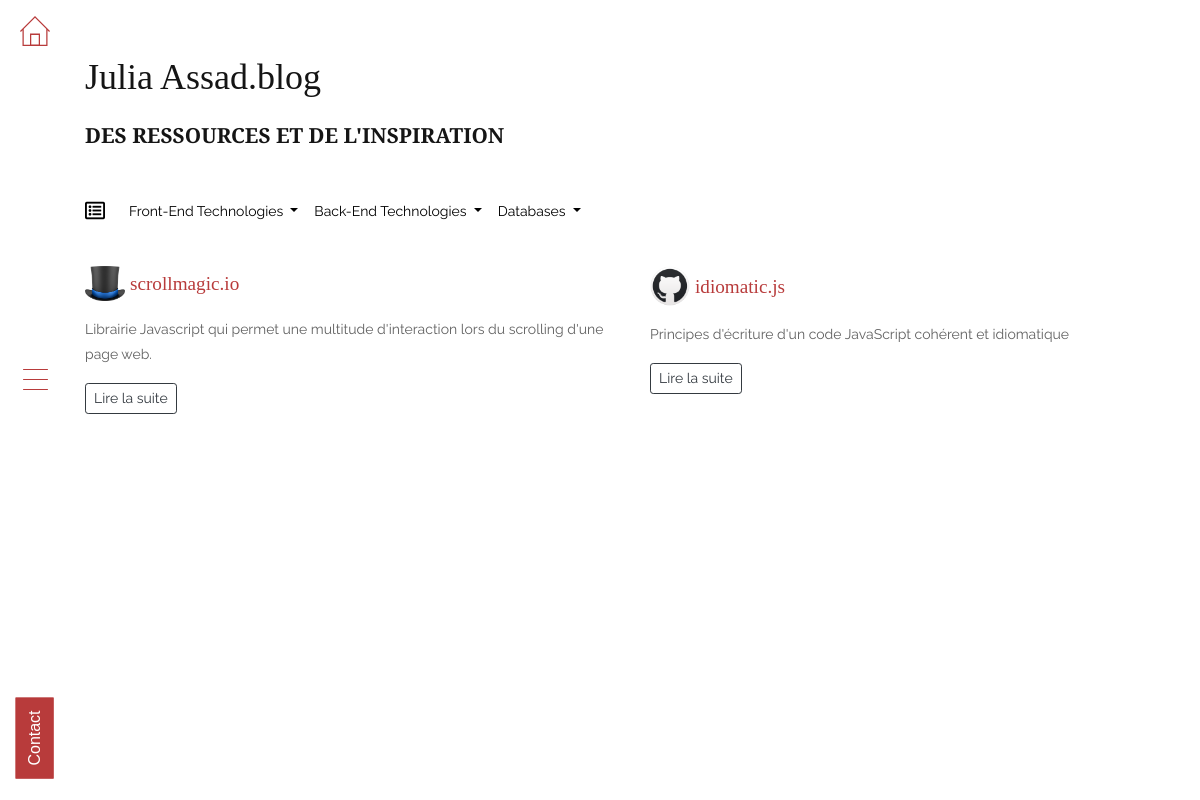
Page /Blog/categorie/javascript on the committed database.
### tables this page shows
CREATE TABLE `article_categories` (
  `id` int(11) NOT NULL,
  `article_id` int(11) NOT NULL,
  `category_id` int(11) NOT NULL
);

CREATE TABLE `articles` (
  `article_id` int(11) NOT NULL,
  `article_title` varchar(255) NOT NULL,
  `article_content` text NOT NULL,
  `article_excerpt` text NOT NULL,
  `article_image` varchar(255) NOT NULL,
  `article_url` text NOT NULL,
  `article_slug` varchar(255) NOT NULL
);

### app/libraries/Core.php (called while the page is built, shortened)
<?php
class Core
{
 protected $currentMethod = 'Index';
 public function __construct()
 {
  $url = $this->getUrl();
  if (file_exists('../app/controllers/' . ucwords($url[0]) . '.php')) {
   unset($url[0]);
  }
  $this->currentController = new $this->currentController;
  if (isset($url[1])) {
   if (method_exists($this->currentController, $url[1])) {
    $this->currentMethod = $url[1];
    unset($url[1]);
   }
  }
  $this->params = $url ? array_values($url) : [];
  call_user_func_array([$this->currentController, $this->currentMethod], $this->params);
 }
 public function getUrl()
 {
  if (isset($_GET['url'])) {
   $url = rtrim($_GET['url'], '/');
   $url = filter_var($url, FILTER_SANITIZE_URL);
   $url = explode('/', $url);
   return $url;
  }
 }
}

### build/index.php (called while the page is built, shortened)
<?php
$init = new Core;

### app/libraries/Database.php (called while the page is built, shortened)
<?php
class Database
{
 private $host = DB_HOST;
 private $user = DB_USER;
 private $pass = DB_PASS;
 private $dbname = DB_NAME;
 private $dbh;
 private $stmt;
 public function __construct()
 {
  $dsn = 'mysql:host=' . $this->host . ';dbname=' . $this->dbname;
  $options = array(
   PDO::ATTR_PERSISTENT => true,
   PDO::ATTR_ERRMODE => PDO::ERRMODE_EXCEPTION,
  );
  try {
   $this->dbh = new PDO($dsn, $this->user, $this->pass, $options);
  } catch (PDOException $e) {
   $this->error = $e->getMessage();
   echo $this->error;
  }}
 public function query($sql)
 {
  $this->stmt = $this->dbh->prepare($sql);
 }
 public function bind($param, $value, $type = null)
 {
  if (is_null($type)) {
   switch (true) {
    default:
     $type = PDO::PARAM_STR;
   }
  }
  $this->stmt->bindValue($param, $value, $type);
 }
 public function execute()
 {
  return $this->stmt->execute();
 }
 public function resultSet()
 {
  $this->execute();
  return $this->stmt->fetchAll(PDO::FETCH_OBJ);
 }
}

### app/models/Blogmodel.php (called while the page is built, shortened)
<?php
class Blogmodel
{
    private $db;
    public function __construct()
    {
        $this->db = new Database;
    }
    public function getArticlesbyCategoryName($nameSlug)
    {
        $this->db->query('SELECT * FROM articles INNER JOIN article_categories on article_categories.article_id = articles.article_id INNER JOIN categories on categories.category_id = article_categories.category_id WHERE categories.category_name_slug = :slug');
        $this->db->bind(':slug', $nameSlug);
        $results = $this->db->resultSet();
        return $results;
    }
}

### app/views/front/pages/category.php (the view, shortened to what this page needs)
<?php require APPROOT . '/views/inc/header.php';?>
<?php require APPROOT . '/views/inc/sidenav.php';?>
<div id="main" class="main-container">
    <section class="blog">
        <div class="container-fluid">
            <div class="row">
                <div class="col-sm-12">
                    <h2 class="mb-4">Julia Assad.blog</h2>
                    <h3 class="blog--title">Des Ressources et de l'inspiration</h3>
                    <nav class="navbar navbar-expand-sm mb-4 justify-content-start">
                        <a class="navbar-brand" href="<?php echo URLROOT;?>/Blog"><i class="far fa-list-alt"></i></a>
                        <div class="collapse navbar-collapse" id="navbarSupportedContent">
                            <ul class="navbar-nav ">
                                <li class="nav-item dropdown">
                                    <a class="nav-link dropdown-toggle" href="#" id="navbarDropdown" role="button"
                                        data-toggle="dropdown" aria-haspopup="true" aria-expanded="false">
                                        Front-End Technologies
                                    </a>
                                </li>
                                <li class="nav-item dropdown">
                                    <a class="nav-link dropdown-toggle" href="#" id="navbarDropdown" role="button"
                                        data-toggle="dropdown" aria-haspopup="true" aria-expanded="false">
                                        Back-End Technologies
                                    </a>
                                </li>
                                <li class="nav-item dropdown">
                                    <a class="nav-link dropdown-toggle" href="#" id="navbarDropdown" role="button"
                                        data-toggle="dropdown" aria-haspopup="true" aria-expanded="false">
                                        Databases
                                    </a>
                                </li>
                        </div>
                    </nav>
                    <div class="row align-items-start mt-3">
                        <?php if($data['articles']):?>
                        <?php foreach($data['articles'] as $article):?>
                        <div class="col-md-6">
                            <div class="article">
                                <div class="article--meta">
                                    <img class="article--image img-fluid"
                                        src="<?php echo URLROOT; ?>/uploads/<?php echo $article->article_image; ?>"
                                        alt="">
                                    <h3 class="article--title"><a href="<?php echo $article->article_url; ?>"
                                            target="blank"><?php echo $article->article_title; ?></a></h3>
                                </div>
                                <div class="article--excerpt">
                                    <p><?php echo $article->article_excerpt; ?></p>
                                </div>
                                <a href="<?php echo URLROOT; ?>/Blog/article/<?php echo $article->article_slug; ?>"
                                    class="btn btn-sm btn-outline-dark">Lire la suite</a>
                            </div>
                        </div>
                        <?php endforeach;?>
                        <?php else:?>
                        <div class="col-12">
                            <p>Pas d'articles pour l'instant</p>
                        </div>
                        <?php endif;?>
                    </div>
                </div>
            </div>
        </div>
    </section>
</div>
<?php require APPROOT . '/views/inc/footer.php';?>

### rows in the picture
article_categories: article.article_image (picture), article.article_title "scrollmagic.io", article.article_excerpt "Librairie Javascript qui permet une multitude d'interaction lors du scrolling d'une page web."
article_categories: article.article_image (picture), article.article_title "idiomatic.js", article.article_excerpt "Principes d'écriture d'un code JavaScript cohérent et idiomatique"
